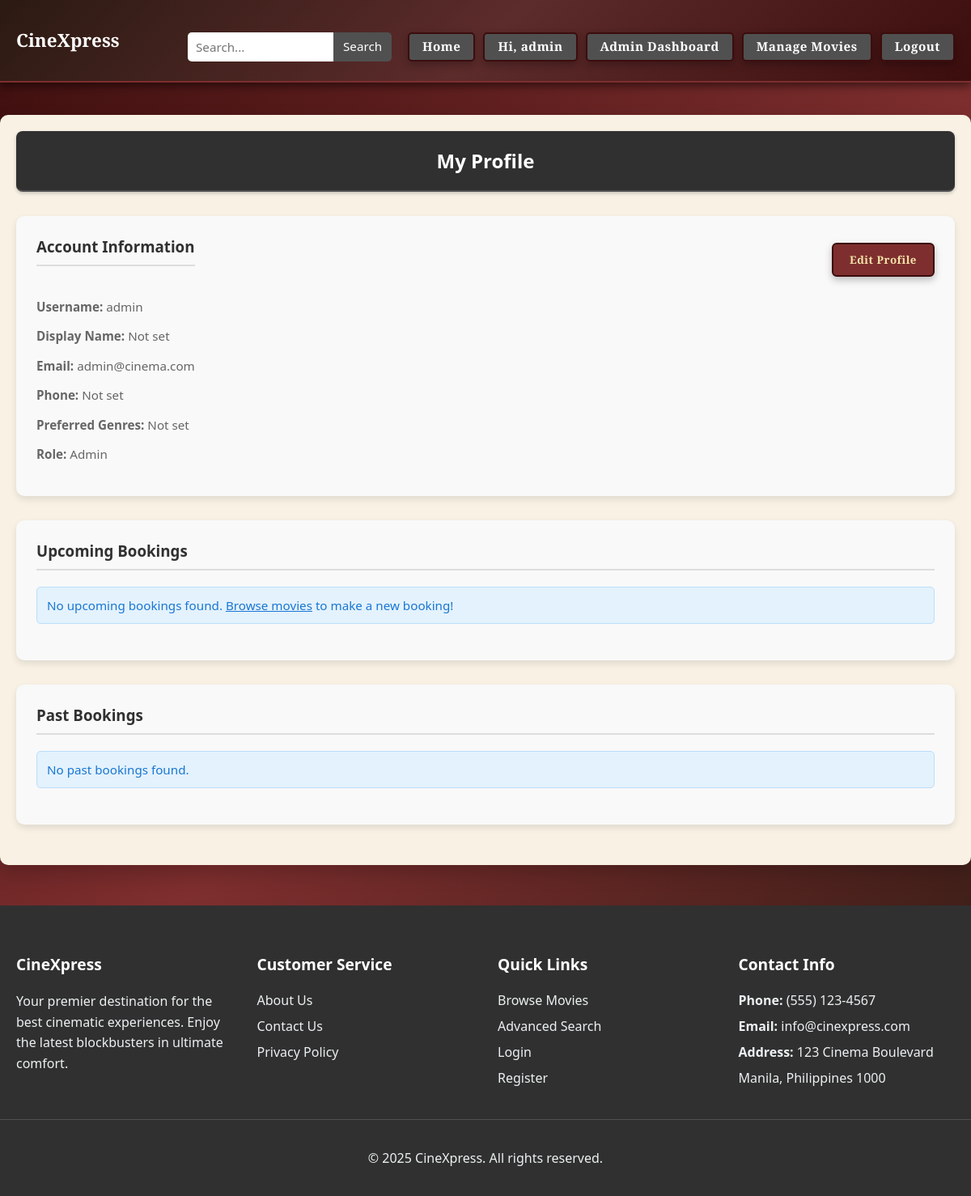
Screenshot of /user/profile.php (signed in) with the database file from the repository.
### tables this page shows
CREATE TABLE users (
    id INT PRIMARY KEY AUTO_INCREMENT,
    username VARCHAR(50) UNIQUE NOT NULL,
    display_name VARCHAR(100) DEFAULT NULL,
    email VARCHAR(100) UNIQUE NOT NULL,
    password VARCHAR(255) NOT NULL,
    role ENUM('admin', 'user') DEFAULT 'user',
    phone_number VARCHAR(20) DEFAULT NULL,
    preferred_genres VARCHAR(255) DEFAULT NULL,
    created_at TIMESTAMP DEFAULT CURRENT_TIMESTAMP
);

### user/profile.php (the view, shortened to what this page needs)
<?php
include '../includes/init.php';
include '../includes/header.php';
$userId = $_SESSION['user_id'];
$stmt = $conn->prepare("SELECT username, display_name, email, phone_number, preferred_genres FROM users WHERE id = ?");
$stmt->bind_param("i", $userId);
$stmt->execute();
$result = $stmt->get_result()->fetch_assoc();
$upcomingBookingStmt = $conn->prepare("
    SELECT
        b.id,
        m.title,
        m.poster_url,
        b.total_amount,
        s.show_date,
        s.show_time,
        b.booking_status,
        GROUP_CONCAT(bs.seat_number ORDER BY bs.seat_number ASC) AS seats
    FROM bookings b
    JOIN booked_seats bs ON b.id = bs.booking_id
    JOIN showtimes s ON bs.showtime_id = s.id
    JOIN movies m ON b.movie_id = m.id
    WHERE b.user_id = ? AND s.show_date >= CURDATE()
    GROUP BY b.id
    ORDER BY s.show_date ASC, s.show_time ASC
");
$upcomingBookingStmt->bind_param("i", $userId);
$upcomingBookingStmt->execute();
$upcomingBookings = $upcomingBookingStmt->get_result();
$pastBookingStmt = $conn->prepare("
    SELECT
        b.id,
        m.title,
        m.poster_url,
        b.total_amount,
        s.show_date,
        s.show_time,
        b.booking_status,
        GROUP_CONCAT(bs.seat_number ORDER BY bs.seat_number ASC) AS seats
    FROM bookings b
    JOIN booked_seats bs ON b.id = bs.booking_id
    JOIN showtimes s ON bs.showtime_id = s.id
    JOIN movies m ON b.movie_id = m.id
    WHERE b.user_id = ? AND s.show_date < CURDATE()
    GROUP BY b.id
    ORDER BY s.show_date DESC, s.show_time DESC
");
$pastBookingStmt->bind_param("i", $userId);
$pastBookingStmt->execute();
$pastBookings = $pastBookingStmt->get_result();
?>
<div class="container">
    <div class="page-header">
        <h2>My Profile</h2>
    </div>
    <div class="profile-section">
        <div style="display: flex; justify-content: space-between; align-items: center; margin-bottom: 20px;">
            <h3>Account Information</h3>
            <button onclick="toggleEditForm()" id="editToggleBtn" class="button primary-button" style="margin: 0;">Edit Profile</button>
        </div>
        <div id="viewMode" class="booking-details">
            <p><strong>Username:</strong> <?php echo htmlspecialchars($result['username']); ?></p>
            <p><strong>Display Name:</strong> <?php echo htmlspecialchars($result['display_name'] ?? 'Not set'); ?></p>
            <p><strong>Email:</strong> <?php echo htmlspecialchars($result['email']); ?></p>
            <p><strong>Phone:</strong> <?php echo htmlspecialchars($result['phone_number'] ?? 'Not set'); ?></p>
            <p><strong>Preferred Genres:</strong> <?php echo htmlspecialchars($result['preferred_genres'] ?? 'Not set'); ?></p>
            <p><strong>Role:</strong> <?php echo htmlspecialchars(ucfirst($_SESSION['role'])); ?></p>
        </div>
    </div>
    <div class="profile-section">
        <h3>Upcoming Bookings</h3>
        <?php if ($upcomingBookings->num_rows > 0): ?>
            <div class="bookings-container">
                <?php while ($row = $upcomingBookings->fetch_assoc()): ?>
                    <?php renderBookingCard($row, true, false, false); ?>
                <?php endwhile; ?>
            </div>
        <?php else: ?>
            <div class="info-message">
                No upcoming bookings found. <a href="../index.php" style="color: #1976d2; text-decoration: underline;">Browse movies</a> to make a new booking!
            </div>
        <?php endif; ?>
    </div>
    <div class="profile-section">
        <h3>Past Bookings</h3>
        <?php if ($pastBookings->num_rows > 0): ?>
            <div class="bookings-container">
                <?php while ($row = $pastBookings->fetch_assoc()): ?>
                    <?php renderBookingCard($row, false, true, false); ?>
                <?php endwhile; ?>
            </div>
        <?php else: ?>
            <div class="info-message">
                No past bookings found.
            </div>
        <?php endif; ?>
    </div>
</div>
<?php include '../includes/footer.php'; ?>

### assets/css/style.css (style rules this page uses)
body { margin: 0; padding: 0; font-family: "Segoe UI", sans-serif; background:linear-gradient(135deg, #3c0d0d, #7e2e2e, #2b1a12); color: #303030; }
.container { max-width: 1400px; margin: 40px auto; padding: 20px; background: #f8f1e4; border-radius: 10px; box-shadow: 0 10px 25px rgba(0, 0, 0, 0.2); }
h1, h2 { color: #3c0d0d; }
.button { display: inline-block; background-color: #7e2e2e; color: #f3e5ab; padding: 10px 20px; border: 2px solid #3c0d0d; border-radius: 6px; margin: 10px auto 20px auto; transition: all 0.3s ease; cursor: pointer; font-weight: 600; font-family: 'Cinzel', serif; letter-spacing: 0.5px; text-align: center; box-shadow: 0 4px 10px rgba(0, 0, 0, 0.25); }
.info-message { color: #1976d2; background-color: #e3f2fd; padding: 12px; border: 1px solid #bbdefb; border-radius: 5px; margin-bottom: 20px; font-size: 0.95em; }
.profile-section { background: #f9f9f9; padding: 25px; border-radius: 10px; margin-bottom: 30px; box-shadow: 0 4px 8px rgba(0, 0, 0, 0.1); }
.profile-section h3 { color: #303030; margin-top: 0; margin-bottom: 20px; border-bottom: 2px solid #ddd; padding-bottom: 10px; }
.booking-details { color: #666; font-size: 0.95em; line-height: 1.4; }
.page-header { text-align: center; margin-bottom: 30px; padding: 20px; border-bottom: 2px solid #505050; background-color: #303030; color: #fff; border-radius: 8px; box-shadow: 0 2px 4px rgba(0, 0, 0, 0.2); display: flex; align-items: center; justify-content: center; }
.page-header h1, .page-header h2, .page-header h3 { color: #ffffff; margin: 0; padding: 0; text-align: center; width: 100%; line-height: normal; }

### rows the page displays
users: username "admin", display_name "Not set", email "admin@cinema.com", phone_number "Not set", preferred_genres "Not set"

### other values shown
$_SESSION['display_name'] "admin"
$_SESSION['role'] "Admin"
